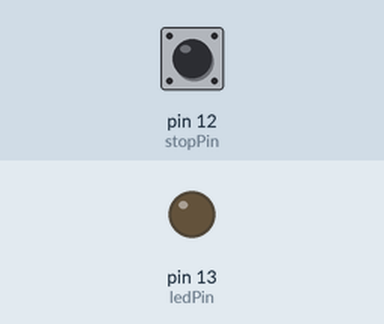
The sketch below on a simulated Arduino Uno, built with avr-gcc and run on an emulated ATmega328P. On the bench: output pins drawn as LEDs (lit = HIGH). The inputs (shaded band) are chosen by the test bench; at power-on: pin 12 (stopPin) HIGH. What the sketch prints to the serial monitor is not drawn.

Above: at 1.2 s.
1.3 s: pin 12 (stopPin) pulled LOW for 0.15 s
At 2.5 s:
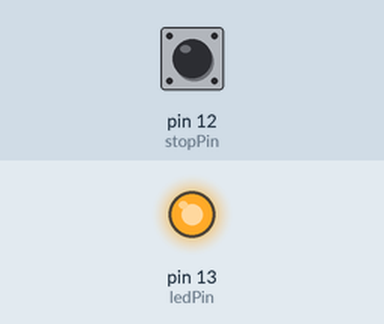
3.0 s: pin 12 (stopPin) pulled LOW for 1 s
At 3.8 s:
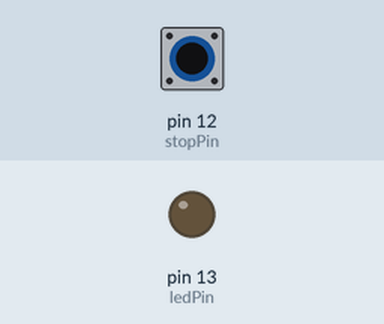
5.5 s: pin 12 (stopPin) pulled LOW for 3.2 s
At 6.9 s:
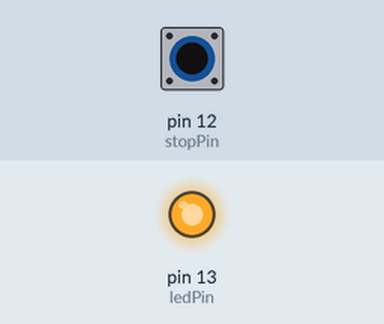
Timing chart, 0 to 8.5 s (numbered marks = the images above; inputs shaded):
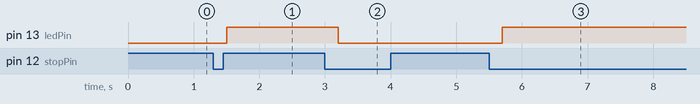

The sketch:

bouton_fonction_update_fichier_yanis.ino
```cpp
const int ledPin = 13;
const int stopPin = 12;
const int emergencyPin = A0;
int ledState = LOW;
int stopState = HIGH;
int previousStopState = HIGH;
int n = 0;

void setup() {
  pinMode(ledPin, OUTPUT);
  pinMode(stopPin, INPUT_PULLUP);
  pinMode(emergencyPin, INPUT_PULLUP);
  digitalWrite(ledPin, ledState);
  Serial.begin(9600);
}

void loop() {
  stopState = digitalRead(stopPin);

  if (stopState == LOW && previousStopState == HIGH) {
    n = n + 1;  // Incrémente la valeur de n lorsqu'il y a une impulsion sur le bouton
    delay(200); // Délai pour éviter les rebonds du bouton
  }

  previousStopState = stopState; // Met à jour l'état précédent du bouton

  if (n % 2 == 1) { // Si n est impair, allume la lampe
    digitalWrite(ledPin, HIGH);
  } else { // Si n est pair, éteint la lampe
    digitalWrite(ledPin, LOW);
  }

  Serial.println(digitalRead(stopPin));
}
```

Measured:
- after the input at 1.3 s, pin 13 (ledPin): LOW → HIGH after 0.20 s
- after the input at 3.0 s, pin 13 (ledPin): HIGH → LOW after 0.20 s
- after the input at 5.5 s, pin 13 (ledPin): LOW → HIGH after 0.20 s
